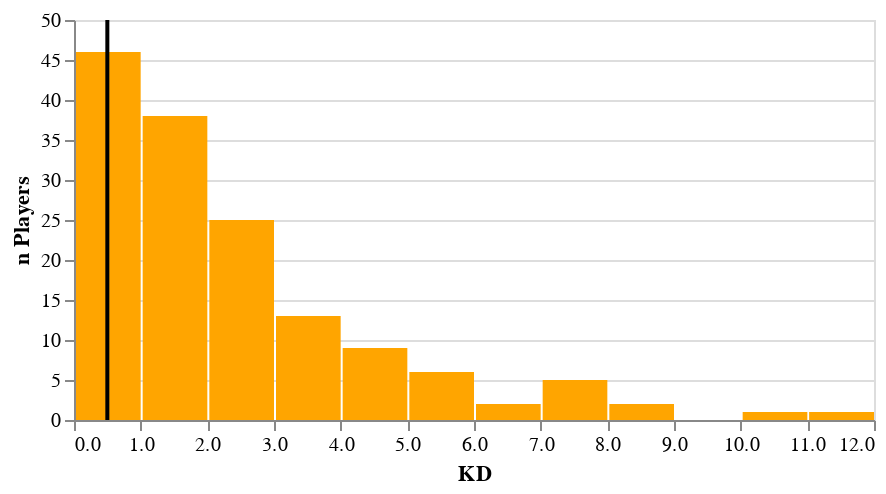

Notebook code cell kept with this figure:
### Code cell
base = alt.Chart(df)

hist2 = base.mark_bar().encode(
    x=alt.X('Kills:Q', bin=alt.BinParams(step=1)),
    y=alt.Y('count()', axis=alt.Axis(tickCount=10, format='', title='n Players')),
    tooltip=['Kills', 'count()'],
    color=alt.value("orange")
            
).properties(width=400, height=200)

red_median_line = base.mark_rule(color='black').encode(
    x=alt.X('median(KD):Q', title='KD'),
    size=alt.value(2)
)

hist2 + red_median_line

### Figure 1 — Vega-Lite specification as saved in the notebook (floating-point values rounded to 4 significant figures; data arrays with more than 128 entries replaced by an {"elided": "..."} marker saying what was removed)
{"config": {"view": {"continuousWidth": 400, "continuousHeight": 300}}, "layer": [{"mark": "bar", "encoding": {"color": {"value": "orange"}, "tooltip": [{"type": "quantitative", "field": "Kills"}, {"type": "quantitative", "aggregate": "count"}], "x": {"type": "quantitative", "bin": {"step": 1}, "field": "Kills"}, "y": {"type": "quantitative", "aggregate": "count", "axis": {"format": "", "tickCount": 10, "title": "n Players"}}}, "height": 200, "width": 400}, {"mark": {"type": "rule", "color": "black"}, "encoding": {"size": {"value": 2}, "x": {"type": "quantitative", "aggregate": "median", "field": "KD", "title": "KD"}}}], "data": {"name": "data-d223583e8034f937c8605b99cda26242"}, "$schema": "https://vega.github.io/schema/vega-lite/v4.8.1.json", "datasets": {"data-d223583e8034f937c8605b99cda26242": {"elided": "149 records"}}}
